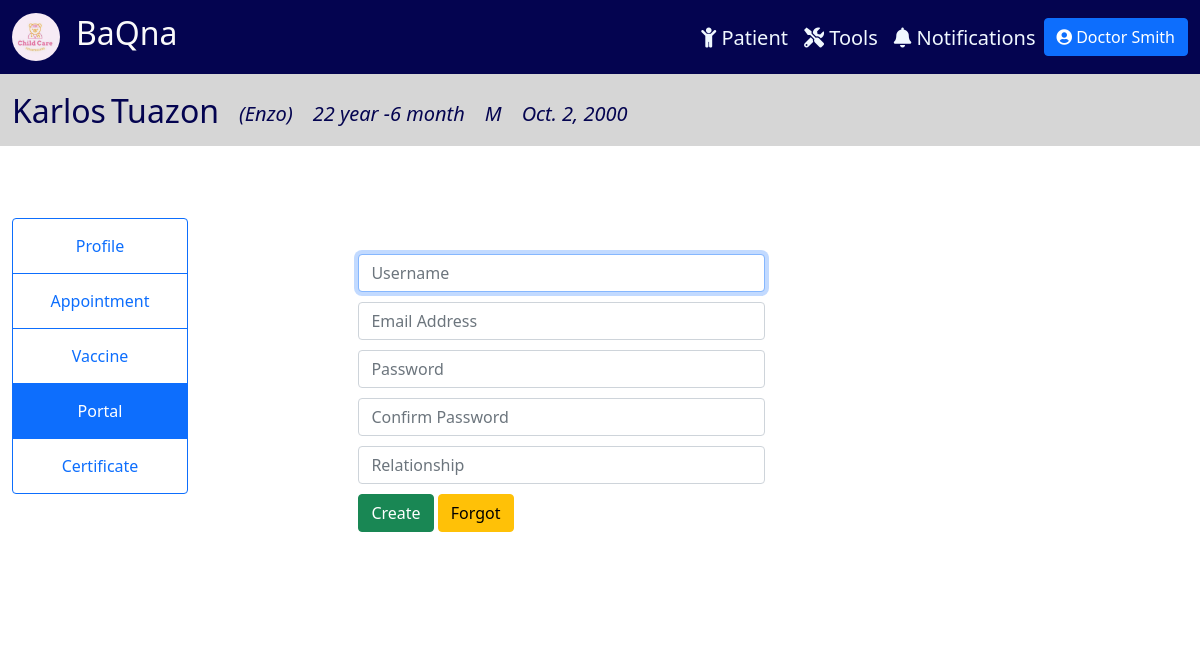
The app's page /portal/2 (signed in) with its own data.
### tracker/models.py (models this page shows, shortened)
class Physician(models.Model):
    CAN_REG = (
        ('Yes', 'Yes'),
        ('No', 'No'),
    )
    user = models.OneToOneField(User, null=True, on_delete=models.CASCADE)
    prefix = models.CharField(max_length=100, null=True, blank=True)
    last_name = models.CharField(max_length=100, null=True)
    first_name = models.CharField(max_length=100, null=True)
    title = models.CharField(max_length=100, null=True, blank=True)
    date_start = models.DateField(null=True, blank=True)
    date_end = models.DateField(null=True, blank=True)
    cell_no = PhoneNumberField(null=True, blank=True)
    doc_type = models.CharField(max_length=100, null=True)
    can_reg = models.CharField(max_length=100, null=True, blank=True, choices=CAN_REG)
    def __str__(self):
        return self.doc_type + " " + self.last_name

class Patient(models.Model):
    SEX = (
        ('M', 'Male'),
        ('F', 'Female'),
    )
    last_name = models.CharField(max_length=100, null=True)
    first_name = models.CharField(max_length=100, null=True)
    middle_name = models.CharField(max_length=100, null=True, blank=True)
    suffix = models.CharField(max_length=2, null=True, blank=True)
    nick_name = models.CharField(max_length=100, null=True, blank=True)
    sex = models.CharField(max_length=1, null=True, choices=SEX)
    birthdate = models.DateField(null=True)
    age = models.CharField(max_length=100, null=True, blank=True)
    attending_doctor = models.ForeignKey(Physician, related_name="docpatient", on_delete=models.CASCADE, null=True)
    cert_date = models.DateField(null=True, blank=True)
    cell_no = PhoneNumberField(null=True, blank=True, validators=[MaxLengthValidator(13)])
    landline = models.CharField(max_length=100, null=True, blank=True)
    email = models.EmailField(max_length=254, null=True, blank=True)
    house_no = models.CharField(max_length=100, null=True, blank=True)
    barangay = models.CharField(max_length=100, null=True, blank=True)
    city = models.CharField(max_length=100, null=True, blank=True)
    region = models.CharField(max_length=100, null=True, blank=True)
    zip = models.IntegerField(null=True, blank=True)
    mfname = models.CharField(max_length=100, null=True, blank=True)
    mlname = models.CharField(max_length=100, null=True, blank=True)
    mcontact = PhoneNumberField(null=True, blank=True)
    memail = models.EmailField(max_length=254, null=True, blank=True)
    ffname = models.CharField(max_length=100, null=True, blank=True)
    flname = models.CharField(max_length=100, null=True, blank=True)
    fcontact = PhoneNumberField(null=True, blank=True)
    femail = models.EmailField(max_length=254, null=True, blank=True)
    c1full_name = models.CharField(max_length=100, null=True, blank=True)
    relation1 = models.CharField(max_length=100, null=True, blank=True)
    c1contact = PhoneNumberField(null=True, blank=True)
    c2full_name = models.CharField(max_length=100, null=True, blank=True)
    relation2 = models.CharField(max_length=100, null=True, blank=True)
    c2contact = PhoneNumberField(null=True, blank=True)

### tracker/views.py (the view, shortened to what this page needs)
# urls.py: path('portal/<str:pk>', views.portal, name = 'portal'),
@login_required(login_url='login')
def portal(request, pk):
    patient = Patient.objects.get(id=pk)
    try:
        patient_user = PatientUser.objects.get(patient=patient)
    except PatientUser.DoesNotExist:
        patient_user = None
    patient_user_grp = Group.objects.get(name='Patient User')
    portal_form = PortalForm()
    patient_form = PatientUserForm()
    portal_form_edit = PortalFormEdit()
    curr_date = datetime.date.today()
    months = curr_date.month - patient.birthdate.month
    years = curr_date.year - patient.birthdate.year
    age = "{} year {} month".format(years, months)
    data = {
        'patient': patient,
        'patient_user': patient_user,
        'age': age,
        'portal_form': portal_form,
        'patient_form': patient_form,
        'portal_form_edit': portal_form_edit,
    }
    return render(request, 'tracker/portal.html', data)

### tracker/forms.py
class PortalForm(UserCreationForm):
    password1 = forms.CharField(widget=PasswordInput(attrs={'class': 'form-control', 'placeholder': 'Password', 'required': True,}))
    password2 = forms.CharField(widget=PasswordInput(attrs={'class': 'form-control', 'placeholder': 'Confirm Password', 'required': True,}))
    class Meta:
        model = User
        fields = ('username', 'email', 'password1', 'password2')
        widgets = {
            'username': TextInput(attrs={'class': 'form-control', 'placeholder': 'Username', 'required': True}),
            'email': TextInput(attrs={'class': 'form-control', 'placeholder': 'Email Address', 'required': True,}),
        }

class PatientUserForm(ModelForm):
    class Meta:
        model = PatientUser
        fields = ('relationship',)
        widgets = {
            'relationship': TextInput(attrs={'class': 'form-control', 'placeholder': 'Relationship'}),
        }

### tracker/templatetags/auth_extras.py (called while the page is built)
@register.filter(name='has_group')
def has_group(user, group_name):
    group = Group.objects.get(name=group_name)
    return True if group in user.groups.all() else False

### tracker/templates/tracker/portal.html (shortened to what this page needs)
{% include 'tracker/info_header.html' %}
{% block content %}
<div class="container-fluid" style="padding:1%; ">
    <div class="row">
        <div class="col-lg-2" style="background-color: rgb(255, 255, 255); display: flex; justify-content: center; margin-top: 5%;">
            <div class="btn-group-vertical" style="display: block;">
              <a class="btn btn-outline-primary" href="{% url 'patient' patient.id %}">Profile</a>
              <a class="btn btn-outline-primary" href="{% url 'appointment' patient.id %}">Appointment</a>
              <a class="btn btn-outline-primary" href="{% url 'vaccine' patient.id %}">Vaccine</a>
              <a class="btn btn-outline-primary active" href="#">Portal</a>
              <a class="btn btn-outline-primary" href="{% url 'certificate' patient.id %}">Certificate</a>
            </div>
        </div>
        <div class="col-lg-10" style="background-color: white; padding-top: 8%; padding-bottom: 8%;">
            <div class="portal-fields">
                <div class="col-lg-6" style="margin-left: 15%;">
                  <form action="" method="post">
                    <div class="col-sm-10">
                      {{portal_form.username}}
                      {{portal_form.email}}
                      {{portal_form.password1}}
                      {{portal_form.password2}}
                      {{patient_form.relationship}}
                    </div>
                    <button type="submit" class="btn btn-success">Create</button>
                    <a href="{% url 'password_reset' %}" class="btn btn-warning">Forgot</a>
                  </form>
                </div>
            </div>
        </div>
    </div>
</div>
{% endblock content %}

### tracker/templates/tracker/info_header.html
{% extends 'tracker/main.html' %}
{% block content %}
<nav class="navbar navbar-expand-xl" style="background-color: rgb(214, 214, 214);">
    <div class="container-fluid">
      <div class="collapse navbar-collapse me-auto" id="navbarTogglerDemo02">
        <div style="margin-right: auto; margin-top: 10px;">
          <ul class="navbar-nav me-auto mb-2 mb-lg-0 navbar-custom">
            <li class="nav-item" style="margin-right: 5px">
              <h2>{{patient.first_name}}</h2>
            </li>
            <li class="nav-item" style="margin-right: 20px">
              <h2>{{patient.last_name}}</h2>
            </li>
            <li class="nav-item" style="margin-right: 20px">
              <i><h5 style="margin-top: 10px;">({{patient.nick_name}})</h5></i>
            </li>
            <li class="nav-item" style="margin-right: 20px">
              <i><h5 style="margin-top:10px;">{{age}}</h5></i>
            </li>
            <li class="nav-item" style="margin-right: 20px">
              <i><h5 style="margin-top:10px;">{{patient.sex}}</h5></i>
            </li>
            <li class="nav-item" style="margin-right: 20px">
              <i><h5 style="margin-top:10px;">{{patient.birthdate}}</h5></i>
            </li>
          </ul>
        </div>
      </div>
    </div>
</nav>
{% endblock content %}

### tracker/templates/tracker/main.html (shortened to what this page needs)
{% load static %} {% load auth_extras %}
<!DOCTYPE html>
<html lang="en">
<head>
    <link href="https://cdn.jsdelivr.net/npm/bootstrap@5.1.3/dist/css/bootstrap.min.css" rel="stylesheet">
    <link rel="stylesheet" href="https://cdnjs.cloudflare.com/ajax/libs/font-awesome/5.15.3/css/all.min.css" />
</head>
<body>
  <nav class="navbar navbar-expand-xl" style="background-color: rgb(4, 4, 80);color: white;">
    <div class="container-fluid">
      {% if request.user|has_group:'Patient User' %}
        <a href="{% url 'homePatient' %}" class="navbar-brand">
          <div class="logo-image">
            <img src="{% static 'images/logo.jpg' %}" class="img-fluid">
          </div>
        </a>
        <a href="{% url 'homePatient' %}"><h2 style="float: left; color: #FAFAFA;">BaQna</h2></a>
      {% else %}
        <a href="{% url 'home' %}" class="navbar-brand">
          <div class="logo-image">
            <img src="{% static 'images/logo.jpg' %}" class="img-fluid">
          </div>
        </a>
        <a href="{% url 'home' %}"><h2 style="float: left; color: #FAFAFA;">BaQna</h2></a>
      {% endif %}
      <div class="collapse navbar-collapse me-auto" id="navbarTogglerDemo02">
        <div style="margin-left: auto;margin-top: 10px;">
          <ul class="navbar-nav me-auto mb-2 mb-lg-0 navbar-custom">
            {% if request.user|has_group:"Doctor" or request.user|has_group:"Admin" %}
            <li class="nav-item" style="margin-left: 15rem;">
              <a class="nav-link" href="{% url 'home' %}"><h5><i class="fas fa-child"></i> Patient</h5></a>
            </li>
            <li class="nav-item">
              <a class="nav-link" href="{% url 'report' %}"><h5><i class="fas fa-tools"></i> Tools</h5></a>
            </li>
            <li class="nav-item">
              <a class="nav-link" href="{% url 'notifs' %}"><h5><i class="fas fa-bell"></i> Notifications</h5></a>
            </li>
            {% endif %}
            <li class="nav-item">
              <div class="dropdown">
                <button class="btn btn-primary" type="button" id="dropdownMenuButton1" data-bs-toggle="dropdown" aria-expanded="false">
                  <i class="fas fa-user-circle"></i>
                  {% if request.user|has_group:'Doctor' %}
                    {{request.user.physician}}
                  {% elif request.user|has_group:'Patient User' %}
                    {{request.user.patientuser}}
                  {% else %}
                    {{request.user}}
                  {% endif %}
                </button>
              </div>
            </li>
          </ul>
        </div>
      </div>
    </div>
  </nav>
  {% block content %}
  {% endblock %}
</body>
</html>

### tracker/templates/tracker/main.html (style rules this page uses)
body { color:rgb(4, 4, 80); }
.navbar-custom a { color: aliceblue; }
.logo-image { width: 48px; height: 48px; border-radius: 50%; overflow: hidden; }
.btn-group-vertical a { padding: 15px; }

### tracker/templates/tracker/portal.html (style rules this page uses)
.form-control { margin-bottom: 10px; }
.portal-fields .btn { margin-bottom: 10px; }

### records on screen
Patient: first_name "Karlos", last_name "Tuazon", nick_name "Enzo", sex "M", birthdate "Oct. 2, 2000"

### other values on screen
{{ request.user.physician }} "Doctor Smith"
